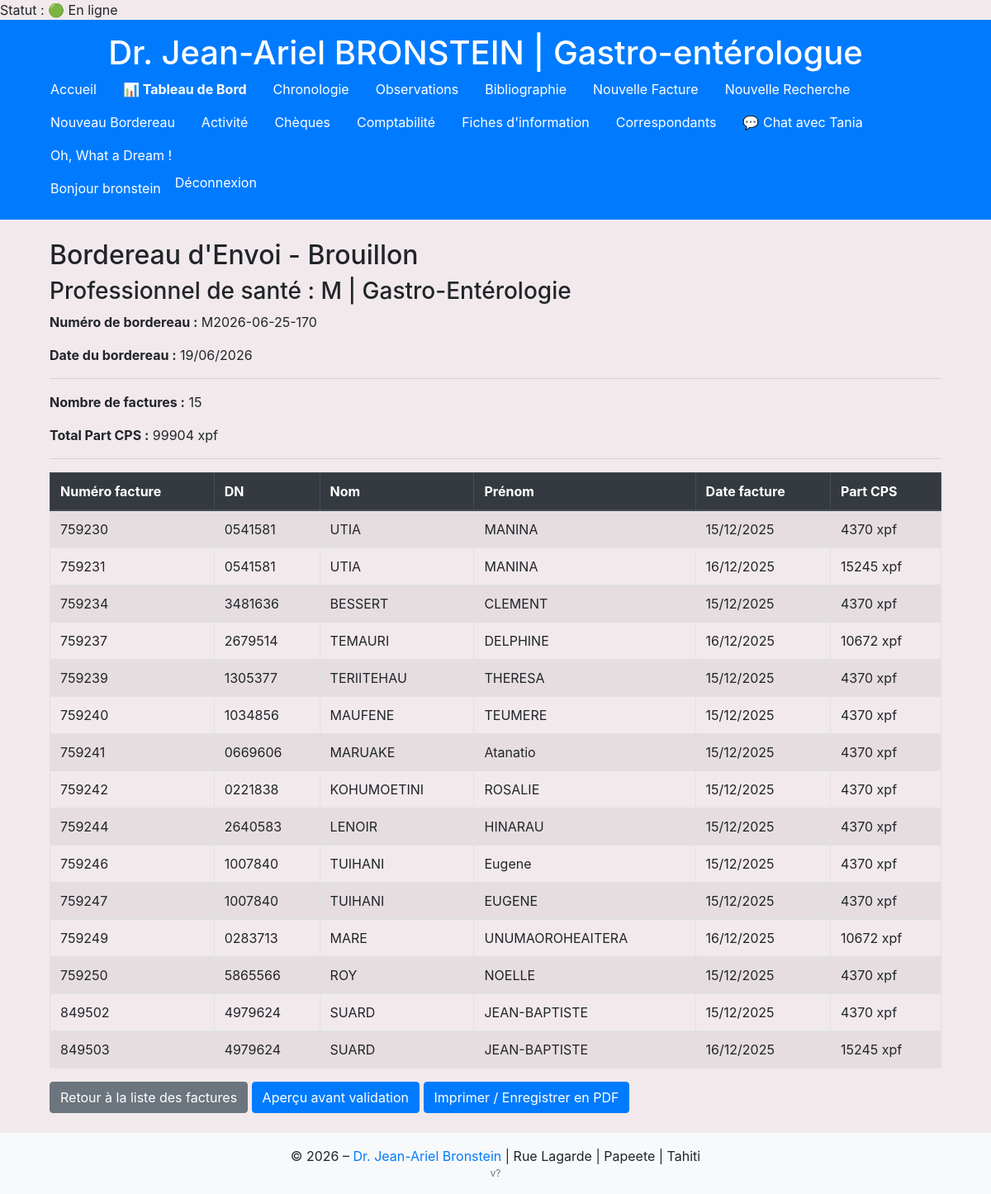
The page /facturation/bordereau/ (signed in) on the database its author committed.
### comptabilite/models.py (models this page shows, shortened)
class Facturation(models.Model):
    dn = models.CharField(
        max_length=7,
        verbose_name="DN (numéro à 7 chiffres)"
    )
    nom = models.CharField(
        max_length=100,
        verbose_name="Nom du patient"
    )
    prenom = models.CharField(
        max_length=100,
        verbose_name="Prénom du patient"
    )
    date_naissance = models.DateField(
        verbose_name="Date de naissance"
    )
    date_acte = models.DateField(
        verbose_name="Date de l'acte"
    )
    date_facture = models.DateField(
        verbose_name="Date de la facture"
    )
    REGIME_CHOICES = [
        ('Sécurité Sociale', 'Sécurité Sociale'),
        ('RNS', 'RNS'),
        ('Salarié', 'Salarié'),
        ('RST', 'RST'),
    ]
    regime = models.CharField(
        max_length=20,
        choices=REGIME_CHOICES,
        verbose_name="Régime"
    )
    droit_ouvert = models.BooleanField(
        default=False,
        verbose_name="Droits ouverts : (oui/non)"
    )
    regime_tp = models.BooleanField(
        default=False,
        verbose_name="Tiers Payants : (oui/non)"
    )
    regime_lm = models.BooleanField(
        default=False,
        verbose_name="Régime LM (oui/non)"
    )
    LIEU_CHOICES = [
        ('Cabinet', 'Cabinet'),
        ('Clinique', 'Clinique')
    ]
    lieu_acte = models.CharField(
        max_length=50,
        choices=LIEU_CHOICES,
        default='Cabinet',
        verbose_name="Lieu de l'acte"
    )
    code_acte = models.ForeignKey(
        Code,
        null=True,      # autorise NULL en base
        blank=True,
        on_delete=models.CASCADE,
        related_name='facturations',
        verbose_name="Code de l'acte"
    )
    numero_facture = models.CharField(
        max_length=50,
        null=True,      # autorise NULL en base
        blank=True,     # autorise vide dans les formulaires
        verbose_name="Numéro de facture"
    )
    total_acte = models.DecimalField(
        max_digits=10,
        decimal_places=0,
        null=True,      # autorise NULL en base
        blank=True,     # autorise vide dans les formulaires
        verbose_name="Montant total de l'acte (facturé)"
    )
    tiers_payant = models.DecimalField(
        max_digits=10,
        decimal_places=0,
        null=True,      # ici
        blank=True,     # et ici
        verbose_name="Montant tiers payant"
    )
    total_paye = models.DecimalField(
        max_digits=10,
        decimal_places=0,
        null=True,
        blank=True,
        verbose_name="Total payé"
    )
    STATUT_CHOICES = [
        ('RAS', 'RAS'),
        ('DNO', 'DNO'),
        ('DNOLM', 'DNOLM'),
        ('Impayé', 'Impayé'),
        ('Rejet', 'Rejet'),
    ]
    statut_dossier = models.CharField(
        max_length=20,
        choices=STATUT_CHOICES,
        default='RAS',
        verbose_name="Statut du dossier"
    )
    numero_rejet = models.CharField(
        max_length=50,
        null=True,
        blank=True,
        verbose_name="Numéro de rejet"
    )
    numero_bordereau = models.CharField(
        max_length=50,
        null=True,
        blank=True,
        verbose_name="Numéro de bordereau"
    )
    date_bordereau = models.DateField(
        null=True,
        blank=True,
        verbose_name="Date du bordereau"
    )
    remarque = models.TextField(
        null=True,
        blank=True,
        verbose_name="Remarques"
    )

### comptabilite/views.py (the view)
# urls.py: path('bordereau/', views.create_bordereau, name='create_bordereau'),
@login_required
def create_bordereau(request):
    factures = (
        Facturation.objects
        .filter(tiers_payant__gt=0)
        .filter(statut_dossier='RAS')
        .filter(Q(numero_bordereau__isnull=True) | Q(numero_bordereau=""))
        .order_by('numero_facture')
    )
    if not factures.exists():
        return render(request, 'comptabilite/bordereau.html', {
            'error': "Aucune facture à traiter pour le bordereau."
        })
    today_local = date.today()
    week = today_local.isocalendar()[1]
    day_of_year = today_local.timetuple().tm_yday
    num_bordereau = f"M{today_local.year}-{today_local.month:02d}-{week:02d}-{day_of_year:03d}"
    context = {
        'factures': factures,
        'num_bordereau': num_bordereau,
        'date_bordereau': today_local.strftime("%d/%m/%Y"),
        'count': factures.count(),
        'total_tiers_payant': factures.aggregate(total=Sum('tiers_payant'))['total'] or 0,
    }
    return render(request, 'comptabilite/bordereau.html', context)

### comptabilite/models.py (called while the page is built)
    def is_online(self):
        return timezone.now() - self.last_seen < timezone.timedelta(minutes=5)

### comptabilite/templatetags/user_extras.py (called while the page is built)
@register.simple_tag
def get_user_profile(user):
    if user and user.is_authenticated:
        profile, _ = UserProfile.objects.get_or_create(user=user)
        return profile
    return None

### myproject/context_processors.py (called while the page is built)
def app_version(request):
    return {'APP_VERSION': _get_version()}

### comptabilite/templates/comptabilite/bordereau.html (shortened to what this page needs)
{% extends 'base.html' %}
{% block content %}
<div class="container mt-4">
  {% if error %}
    <div class="alert alert-warning">{{ error }}</div>
  {% else %}
    <h2>Bordereau d'Envoi - Brouillon</h2>
    <h3>Professionnel de santé : M | Gastro-Entérologie</h3>
    <p><strong>Numéro de bordereau :</strong> {{ num_bordereau }}</p>
    <p><strong>Date du bordereau :</strong> {{ date_bordereau }}</p>
    <hr>
    <p><strong>Nombre de factures :</strong> {{ count }}</p>
    <p><strong>Total Part CPS :</strong> {{ total_tiers_payant|floatformat:0 }} xpf</p>
    <hr>
    <table id="bordereau-table" class="table table-bordered table-striped">
      <thead class="thead-dark">
        <tr>
          <th>Numéro facture</th>
          <th>DN</th>
          <th>Nom</th>
          <th>Prénom</th>
          <th>Date facture</th>
          <th>Part CPS</th>
        </tr>
      </thead>
      <tbody>
        {% for facture in factures %}
        <tr>
          <td>{{ facture.numero_facture }}</td>
          <td>{{ facture.dn }}</td>
          <td>{{ facture.nom }}</td>
          <td>{{ facture.prenom }}</td>
          <td>{{ facture.date_facture|date:"d/m/Y" }}</td>
          <td>{{ facture.tiers_payant|floatformat:0 }} xpf</td>
        </tr>
        {% endfor %}
      </tbody>
    </table>
    <a href="{% url 'facturation_list' %}" class="btn btn-secondary">Retour à la liste des factures</a>
    <button type="button" class="btn btn-primary" onclick="window.print()">Aperçu avant validation</button>
    {% if num_bordereau %}
      <a href="{% url 'print_bordereau' num_bordereau %}" class="btn btn-primary">Imprimer / Enregistrer en PDF</a>
    {% endif %}
  {% endif %}
</div>
{% endblock %}

### templates/base.html (shortened to what this page needs)
{% load static %}
{% load user_extras %}
{% if request.user.is_authenticated %}
  {% get_user_profile request.user as profile %}
  {% if profile %}
    Statut : {% if profile.is_online %}🟢 En ligne{% else %}⚪ Hors ligne{% endif %}
  {% endif %}
{% endif %}
<!DOCTYPE html>
<html lang="fr">
<head>
  <link rel="stylesheet" href="https://stackpath.bootstrapcdn.com/bootstrap/4.5.2/css/bootstrap.min.css">
  <link rel="stylesheet" href="{% static 'css/style.css' %}">
  <link rel="stylesheet" href="https://cdnjs.cloudflare.com/ajax/libs/bootstrap-datepicker/1.9.0/css/bootstrap-datepicker.min.css">
</head>
<body data-user-id="{{ request.user.id|default:'' }}" data-msg-url="{% url 'get_messages' %}" data-chat-template="{% url 'chat_view' 0 %}">
  <header class="bg-primary text-white py-3">
    <div class="container text-center">
      <h1 class="mb-0 mr-4">Dr. Jean-Ariel BRONSTEIN | Gastro-entérologue</h1>
      <nav class="flex-grow-1">
        <ul class="nav">
          <li class="nav-item"><a class="nav-link text-white" href="{% url 'patients_list' %}">Accueil</a></li>
          <li class="nav-item"><a class="nav-link text-white" href="{% url 'dashboard' %}"><strong>📊 Tableau de Bord</strong></a></li>
          <li class="nav-item"><a class="nav-link text-white" href="{% url 'facturation_list' %}">Chronologie</a></li>
          <li class="nav-item"><a class="nav-link text-white" href="{% url 'observations_patient_list' %}">Observations</a></li>
          <li class="nav-item"><a class="nav-link text-white" href="{% url 'bibliographie_list' %}">Bibliographie</a></li>
          <li class="nav-item"><a class="nav-link text-white" href="{% url 'facturation_create' %}">Nouvelle Facture</a></li>
          <li class="nav-item"><a class="nav-link text-white" href="{% url 'facturation_search_list' %}">Nouvelle Recherche</a></li>
          <li class="nav-item"><a class="nav-link text-white" href="{% url 'create_bordereau' %}">Nouveau Bordereau</a></li>
          <li class="nav-item"><a class="nav-link text-white" href="{% url 'activity_list' %}">Activité</a></li>
          <li class="nav-item"><a class="nav-link text-white" href="{% url 'cheque_listing' %}">Chèques</a></li>
          <li class="nav-item"><a class="nav-link text-white" href="{% url 'comptabilite_summary' %}">Comptabilité</a></li>
          <li class="nav-item"><a class="nav-link text-white" href="{% url 'fiches_information' %}">Fiches d'information</a></li>
          <li class="nav-item"><a class="nav-link text-white" href="{% url 'correspondants_list' %}">Correspondants</a></li>
          {% if request.user.username == "bronstein" %}
  <li><a class="nav-link text-white chat-open" href="{% url 'chat_view' 3 %}">💬 Chat avec Tania</a></li>
{% elif request.user.username == "Tania" %}
  <li><a class="nav-link text-white chat-open" href="{% url 'chat_view' 1 %}">💬 Chat avec Taote</a></li>
{% endif %}
          <li class="nav-item">
            <a class="nav-link text-white" href="javascript:void(0)" onclick="ouvrirLienAuHasard()">Oh, What a Dream !</a>
          </li>
        </ul>
      </nav>
      <ul class="nav">
        {% if user.is_authenticated %}
          <li class="nav-item"><span class="nav-link disabled text-white">Bonjour {{ user.get_username }}</span></li>
          <li class="nav-item">
            <form method="post" action="{% url 'logout' %}">
              <button type="submit" class="btn btn-link nav-link text-white p-0">Déconnexion</button>
            </form>
          </li>
        {% else %}
          <li class="nav-item"><a class="nav-link text-white" href="{% url 'login' %}">Connexion</a></li>
        {% endif %}
      </ul>
    </div>
  </header>
  <main class="container my-4">
    {% block content %}{% endblock %}
  </main>
  <footer class="bg-light text-center py-3">
    <div class="container">
      <p class="mb-0">&copy; 2026 – <a href="{% url 'admin:index' %}">Dr. Jean-Ariel Bronstein</a> | Rue Lagarde | Papeete | Tahiti</p>
      <p class="mb-0 text-muted" style="font-size:0.75rem;">{{ APP_VERSION }}</p>
    </div>
  </footer>
</body>
</html>

### static/css/style.css (style rules this page uses)
table { table-layout: auto; width: 100%; }

### templates/base.html (style rules this page uses)
body { background-color: #f1e9ec; }

### rows shown on the page
Facturation: numero_facture "759230", dn "0541581", nom "UTIA", prenom "MANINA", date_facture "15/12/2025", tiers_payant "4370"
Facturation: numero_facture "759231", dn "0541581", nom "UTIA", prenom "MANINA", date_facture "16/12/2025", tiers_payant "15245"
Facturation: numero_facture "759234", dn "3481636", nom "BESSERT", prenom "CLEMENT", date_facture "15/12/2025", tiers_payant "4370"
Facturation: numero_facture "759237", dn "2679514", nom "TEMAURI", prenom "DELPHINE", date_facture "16/12/2025", tiers_payant "10672"
Facturation: numero_facture "759239", dn "1305377", nom "TERIITEHAU", prenom "THERESA", date_facture "15/12/2025", tiers_payant "4370"
Facturation: numero_facture "759240", dn "1034856", nom "MAUFENE", prenom "TEUMERE", date_facture "15/12/2025", tiers_payant "4370"
Facturation: numero_facture "759241", dn "0669606", nom "MARUAKE", prenom "Atanatio", date_facture "15/12/2025", tiers_payant "4370"
Facturation: numero_facture "759242", dn "0221838", nom "KOHUMOETINI", prenom "ROSALIE", date_facture "15/12/2025", tiers_payant "4370"
Facturation: numero_facture "759244", dn "2640583", nom "LENOIR", prenom "HINARAU", date_facture "15/12/2025", tiers_payant "4370"
Facturation: numero_facture "759246", dn "1007840", nom "TUIHANI", prenom "Eugene", date_facture "15/12/2025", tiers_payant "4370"
Facturation: numero_facture "759247", dn "1007840", nom "TUIHANI", prenom "EUGENE", date_facture "15/12/2025", tiers_payant "4370"
Facturation: numero_facture "759249", dn "0283713", nom "MARE", prenom "UNUMAOROHEAITERA", date_facture "16/12/2025", tiers_payant "10672"
Facturation: numero_facture "759250", dn "5865566", nom "ROY", prenom "NOELLE", date_facture "15/12/2025", tiers_payant "4370"
Facturation: numero_facture "849502", dn "4979624", nom "SUARD", prenom "JEAN-BAPTISTE", date_facture "15/12/2025", tiers_payant "4370"
Facturation: numero_facture "849503", dn "4979624", nom "SUARD", prenom "JEAN-BAPTISTE", date_facture "16/12/2025", tiers_payant "15245"

### other values the page prints
{{ user.get_username }} "bronstein"
{{ count }} "15"
{{ total_tiers_payant|floatformat:0 }} "99904"
{{ APP_VERSION }} "v?"
